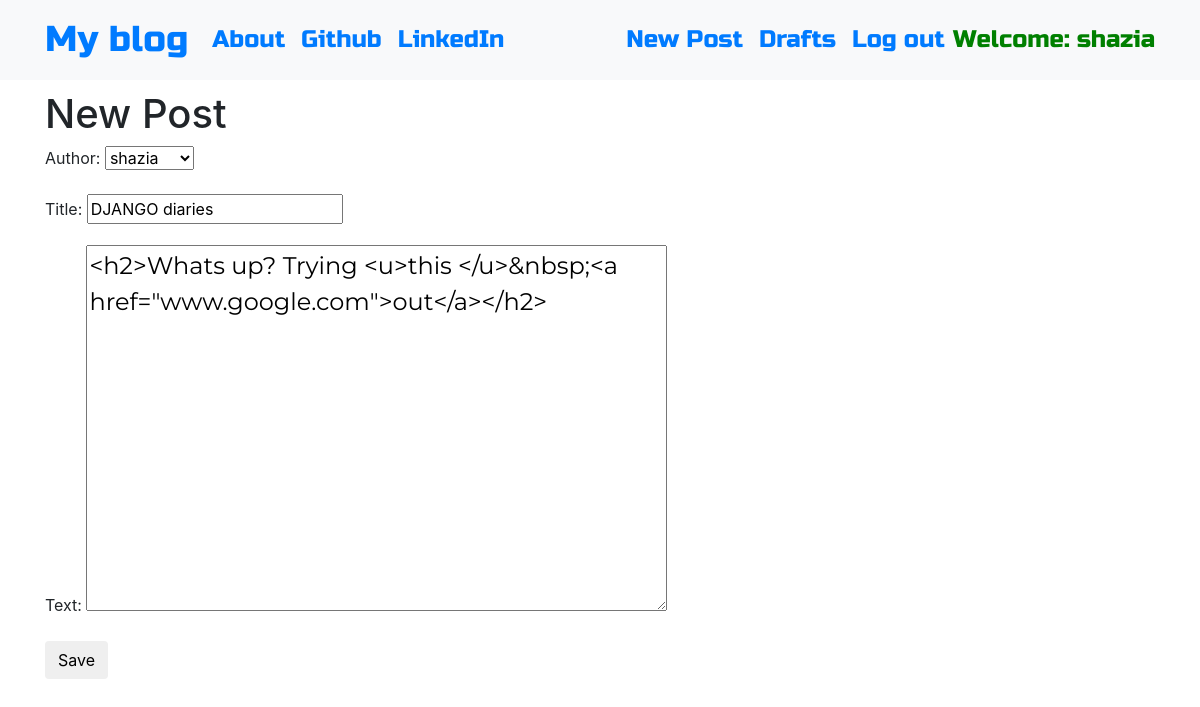
Screenshot of /post/1/edit/ (signed in) with the database file from the repository.
### blog/models.py (models this page shows, shortened)
class Post(models.Model):
    author = models.ForeignKey('auth.User',on_delete=models.PROTECT)
    title = models.CharField(max_length = 200)
    text = models.TextField()
    created_date = models.DateTimeField(default=timezone.now)
    published_date = models.DateTimeField(blank=True,null=True)

### blog/views.py (the view)
# urls.py: url(r'^post/(?P<pk>\d+)/edit/$',views.UpdatePostView.as_view(),name = 'post_edit'),
class UpdatePostView(LoginRequiredMixin,UpdateView):
    login_url = '/login/'
    redirect_field_name = 'blog/post_detail.html'
    model = Post
    form_class = PostForm

### blog/forms.py
class PostForm(forms.ModelForm):
    class Meta():
        model = Post
        fields = ('author','title','text')
        widgets = {
            'title' : forms.TextInput(attrs={'class':'textinputclass'}),
            'text' : forms.Textarea(attrs={'class':'editable medium-editor-textarea postcontent'})
        }

### blog/templates/blog/post_form.html (shortened to what this page needs)
{% extends "blog/base.html" %}
{% block content %}
  <h1>New Post</h1>
  <form class="post-form" method="POST">
    {{form.as_p}}
    <button type="submit" class ='save btn btn-default'>Save</button>
  </form>
{% endblock %}

### blog/templates/blog/base.html (shortened to what this page needs)
<!DOCTYPE html>
{% load static %}
<html>
  <head>
    <link rel="stylesheet" href="https://stackpath.bootstrapcdn.com/bootstrap/4.1.3/css/bootstrap.min.css"
>
    <link href="https://maxcdn.bootstrapcdn.com/font-awesome/4.7.0/css/font-awesome.min.css" rel="stylesheet">
    <link href="https://maxcdn.bootstrapcdn.com/font-awesome/4.7.0/css/font-awesome.min.css" rel="stylesheet">
    <link rel="stylesheet" href="//cdn.jsdelivr.net/medium-editor/latest/css/medium-editor.min.css" type="text/css" media="screen" charset="utf-8">
    <link rel="stylesheet" href="{% static 'css/blog.css' %}">
  </head>
  <body class='loader'>
    <nav class="navbar navbar-expand-lg bg-light techfont">
      <div class="container">
        <div class="navbar-nav align-items-center">
          <a class="navbar-brand bigbrand" href="{% url 'post_list' %}">My blog</a>
          <a class="nav-item nav-link" href="{% url 'about' %}">About</a>
          <a class="nav-item nav-link" href="https://www.github.com">Github</a>
          <a class="nav-item nav-link" href="https://www.linkedin.com">LinkedIn</a>
        </div>
        <div class="navbar-nav align-items-center ml-auto">
          {% if user.is_authenticated %}
            <a class="nav-item nav-link" href="{% url 'post_new' %}">New Post</a>
            <a class="nav-item nav-link" href="{% url 'post_draft_list' %}">Drafts</a>
            <a class="nav-item nav-link" href="{% url 'logout' %}">Log out</a>
            <a style="color:green" >Welcome: {{ user.username }}</a>
          {% else %}
            <a class="nav-item nav-link" href="{% url 'login' %}" aria-label="Login">
              <span class="fa fa-user" aria-hidden="true"></span></a>
          {% endif %}
        </div>
      </div>
    </nav>
          <div class="content container">
              <div class="row">
                  <div class="col-md-8">
                    <div class="blog_posts">
                      {% block content %}
                      {% endblock %}
                    </div>
                  </div>
              </div>
          </div>
  </body>
</html>

### blog/static/css/blog.css (style rules this page uses)
.techfont { font-family: 'Russo One', sans-serif; font-size: 1.5em; margin-bottom: 10px; }
.loader { filter:hue-rotate(0deg); color:linear-gradient(45deg,#0f8,#08f); animation:hue 10000ms infinite linear; }
.bigbrand { font-size: 1.5em; }
.postcontent { font-family: 'Montserrat'; font-size: 1.5em; }

### rows the page displays
Post: author "shazia", title "DJANGO diaries", text "<h2>Whats up? Trying <u>this </u>&nbsp;<a href=\"www.google.com\">out</a></h2>"

### other values shown
{{ user.username }} "shazia"
